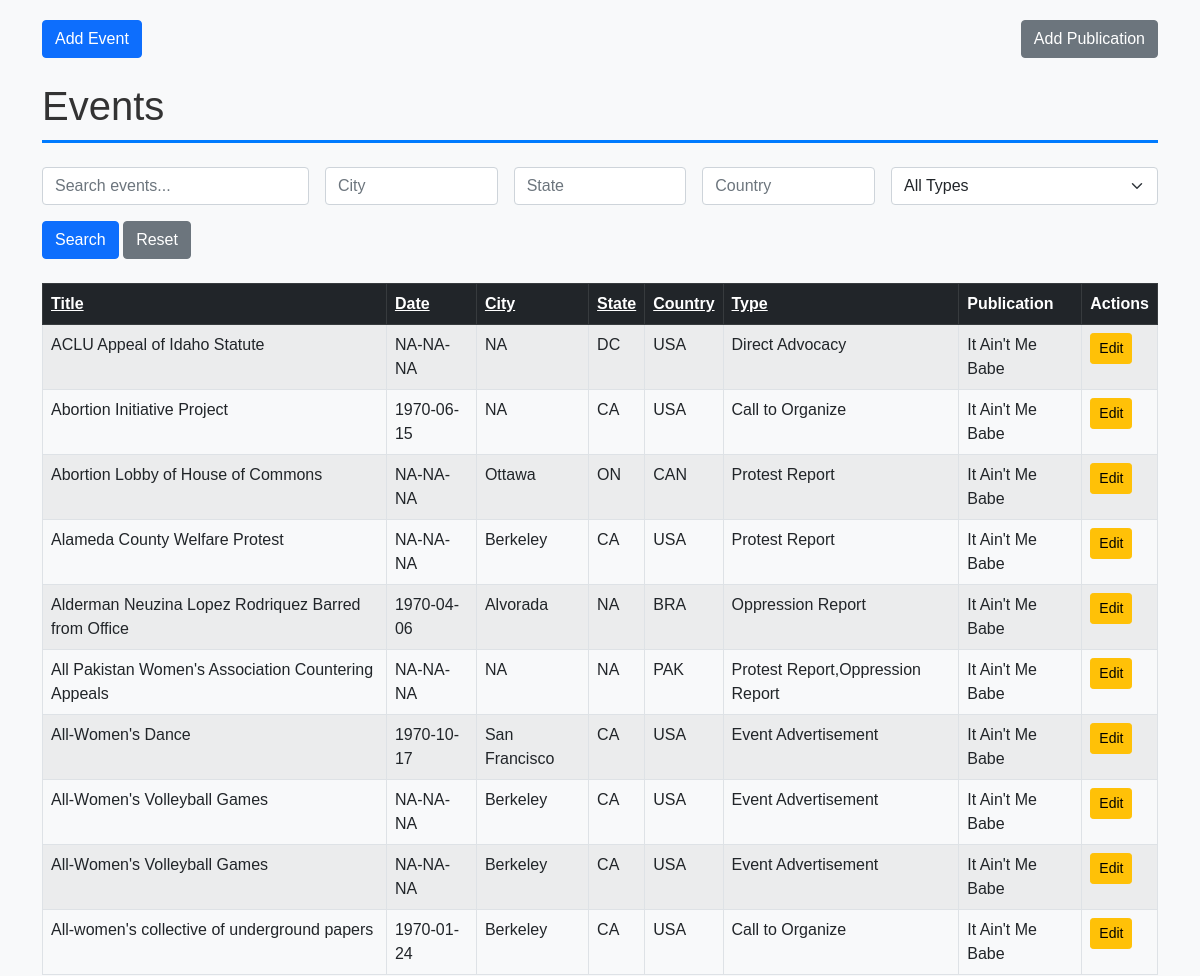
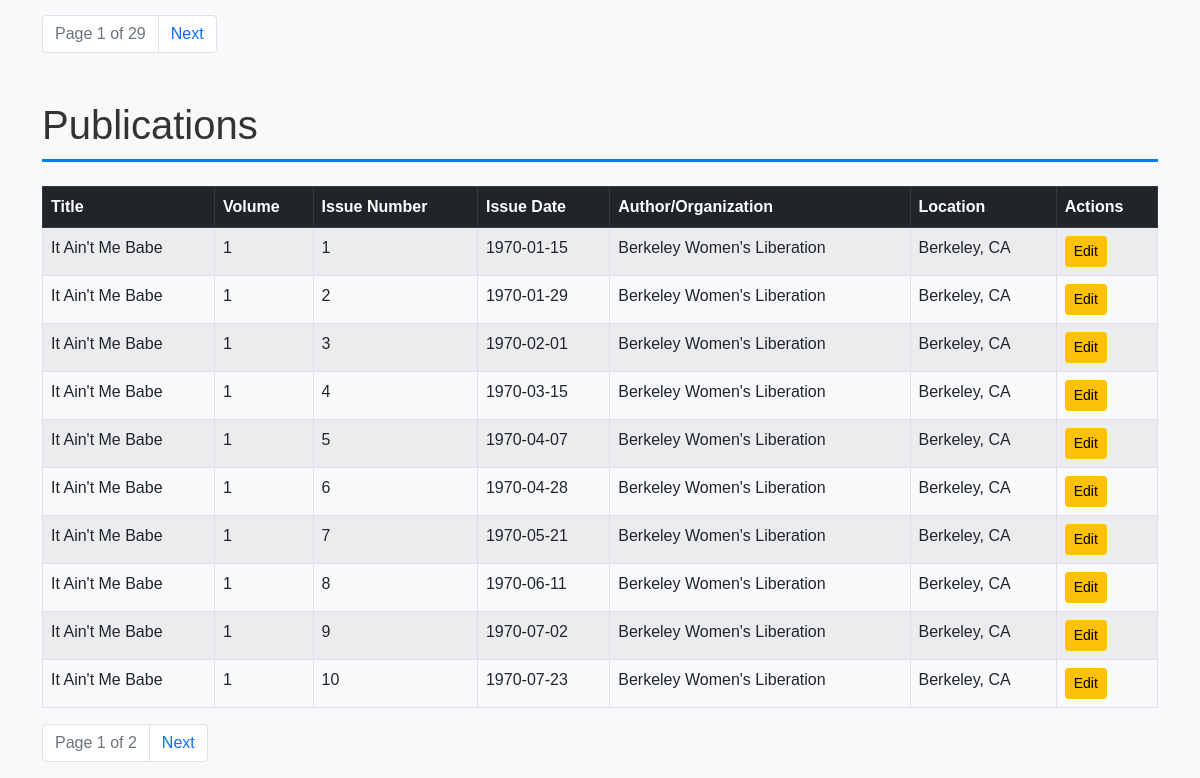
The page / on the database its author committed (2 pictures, top to bottom).
### tables this page shows
CREATE TABLE events (
    event_id INTEGER PRIMARY KEY AUTOINCREMENT, -- Unique ID for each event
    event_title TEXT NOT NULL,                  -- Title of the event
    event_date DATE,                            -- Date of the event
    description TEXT,                           -- Description of the event
    city TEXT,                                  -- City where the event occurred
    state TEXT,                                 -- State where the event occurred
    country TEXT,                               -- Country where the event occurred
    location TEXT,                              -- Specific location of the event (e.g., venue name)
    address TEXT,                               -- Street address of the event
    event_type TEXT,                            -- Type of event (e.g., conference, workshop)
    publication_id INTEGER,                     -- Foreign key to publications table
    source_publication TEXT,                    -- Source publication for the event if reprinted
    FOREIGN KEY (publication_id) REFERENCES publications (pub_id)
);

CREATE TABLE publications (
    pub_id INTEGER PRIMARY KEY AUTOINCREMENT, -- Unique ID for each publication
    pub_title TEXT NOT NULL,                 -- Title of the publication
    volume INTEGER NOT NULL,                 -- Volume number
    issue_number INTEGER NOT NULL,           -- Issue number within the volume
    issue_date DATE,                         -- Full issue date (year, month, day)
    volume_title TEXT,                       -- Title of the volume (if applicable)
    author_org TEXT,                         -- Author or organization responsible for the publication
    location TEXT                            -- Location associated with the publication
);

### DatabaseFlask/app.py (the view)
@app.route('/')
def index():
    search = request.args.get('search', '').strip()
    sort_events = request.args.get('sort_events', 'event_title')  # Default sort for events
    order_events = request.args.get('order_events', 'asc')  # Default order for events
    page_events = int(request.args.get('page_events', 1))  # Current page for events
    per_page = 10  # Number of rows per page
    offset_events = (page_events - 1) * per_page
    sort_publications = request.args.get('sort_publications', 'pub_title')  # Default sort for publications
    order_publications = request.args.get('order_publications', 'asc')  # Default order for publications
    page_publications = int(request.args.get('page_publications', 1))  # Current page for publications
    offset_publications = (page_publications - 1) * per_page
    conn = get_db_connection()
    events_query = f'''
        SELECT e.event_id, e.event_title, e.event_date, e.city, e.state, e.country, e.event_type,
               e.description, e.location, e.address, e.source_publication,
               p.pub_title AS publication_title
        FROM events e
        LEFT JOIN publications p ON e.publication_id = p.pub_id
        WHERE e.event_title LIKE ?
        ORDER BY {sort_events} {order_events.upper()}
        LIMIT ? OFFSET ?
    '''
    events = conn.execute(events_query, (f"%{search}%", per_page, offset_events)).fetchall()
    total_events_query = '''
        SELECT COUNT(*) FROM events WHERE event_title LIKE ?
    '''
    total_events = conn.execute(total_events_query, (f"%{search}%",)).fetchone()[0]
    publications_query = f'''
        SELECT pub_id, pub_title, volume, issue_number, issue_date, author_org, location
        FROM publications
        ORDER BY {sort_publications} {order_publications.upper()}
        LIMIT ? OFFSET ?
    '''
    publications = conn.execute(publications_query, (per_page, offset_publications)).fetchall()
    total_publications_query = '''
        SELECT COUNT(*) FROM publications
    '''
    total_publications = conn.execute(total_publications_query).fetchone()[0]
    conn.close()
    total_pages_events = (total_events + per_page - 1) // per_page  # Round up division
    total_pages_publications = (total_publications + per_page - 1) // per_page
    return render_template(
        'index.html',
        events=events,
        publications=publications,
        page_events=page_events,
        total_pages_events=total_pages_events,
        page_publications=page_publications,
        total_pages_publications=total_pages_publications,
        search=search,
        sort_events=sort_events,
        order_events=order_events,
        sort_publications=sort_publications,
        order_publications=order_publications
    )

### DatabaseFlask/app.py (called while the page is built)
def get_db_connection():
    conn = sqlite3.connect(DB_PATH)
    conn.row_factory = sqlite3.Row  # This allows us to access columns by name like row['title']
    return conn

### DatabaseFlask/templates/index.html (shortened to what this page needs)
{% extends "base.html" %}
{% block content %}
<div class="d-flex justify-content-between mb-4">
    <a href="{{ url_for('add_event') }}" class="btn btn-primary">Add Event</a>
    <a href="{{ url_for('add_publication') }}" class="btn btn-secondary">Add Publication</a>
</div>
<h1 class="mb-4">Events</h1>
<form method="GET" action="{{ url_for('index') }}" class="mb-4">
    <div class="row g-3">
        <div class="col-md-3">
            <input type="text" name="search" class="form-control" placeholder="Search events..." value="{{ search }}">
        </div>
        <div class="col-md-2">
            <input type="text" name="city" class="form-control" placeholder="City" value="{{ request.args.get('city', '') }}">
        </div>
        <div class="col-md-2">
            <input type="text" name="state" class="form-control" placeholder="State" value="{{ request.args.get('state', '') }}">
        </div>
        <div class="col-md-2">
            <input type="text" name="country" class="form-control" placeholder="Country" value="{{ request.args.get('country', '') }}">
        </div>
        <div class="col-md-3">
            <select name="event_type" class="form-select">
                <option value="">All Types</option>
            </select>
        </div>
    </div>
    <div class="mt-3">
        <button type="submit" class="btn btn-primary">Search</button>
        <a href="{{ url_for('index') }}" class="btn btn-secondary">Reset</a>
    </div>
</form>
<table class="table table-striped table-bordered">
    <thead class="table-dark">
        <tr>
            <th><a href="{{ url_for('index', sort_events='event_title', order_events='asc' if order_events == 'desc' else 'desc', page_events=page_events) }}" class="text-white">Title</a></th>
            <th><a href="{{ url_for('index', sort_events='event_date', order_events='asc' if order_events == 'desc' else 'desc', page_events=page_events) }}" class="text-white">Date</a></th>
            <th><a href="{{ url_for('index', sort_events='city', order_events='asc' if order_events == 'desc' else 'desc', page_events=page_events) }}" class="text-white">City</a></th>
            <th><a href="{{ url_for('index', sort_events='state', order_events='asc' if order_events == 'desc' else 'desc', page_events=page_events) }}" class="text-white">State</a></th>
            <th><a href="{{ url_for('index', sort_events='country', order_events='asc' if order_events == 'desc' else 'desc', page_events=page_events) }}" class="text-white">Country</a></th>
            <th><a href="{{ url_for('index', sort_events='event_type', order_events='asc' if order_events == 'desc' else 'desc', page_events=page_events) }}" class="text-white">Type</a></th>
            <th>Publication</th>
            <th>Actions</th>
        </tr>
    </thead>
    <tbody>
        {% for event in events %}
        <tr>
            <td>{{ event.event_title }}</td>
            <td>{{ event.event_date }}</td>
            <td>{{ event.city }}</td>
            <td>{{ event.state }}</td>
            <td>{{ event.country }}</td>
            <td>{{ event.event_type }}</td>
            <td>{{ event.publication_title }}</td>
            <td>
                <a href="{{ url_for('edit_record', record_type='event', record_id=event.event_id) }}" class="btn btn-sm btn-warning">Edit</a>
            </td>
        </tr>
        {% endfor %}
    </tbody>
</table>
<nav>
    <ul class="pagination">
        <li class="page-item disabled">
            <span class="page-link">Page {{ page_events }} of {{ total_pages_events }}</span>
        </li>
        {% if page_events < total_pages_events %}
        <li class="page-item">
            <a href="{{ url_for('index', page_events=page_events+1, sort_events=sort_events, order_events=order_events) }}" class="page-link">Next</a>
        </li>
        {% endif %}
    </ul>
</nav>
<h1 class="mt-5 mb-4">Publications</h1>
<table class="table table-striped table-bordered">
    <thead class="table-dark">
        <tr>
            <th>Title</th>
            <th>Volume</th>
            <th>Issue Number</th>
            <th>Issue Date</th>
            <th>Author/Organization</th>
            <th>Location</th>
            <th>Actions</th>
        </tr>
    </thead>
    <tbody>
        {% for publication in publications %}
        <tr>
            <td>{{ publication.pub_title }}</td>
            <td>{{ publication.volume }}</td>
            <td>{{ publication.issue_number }}</td>
            <td>{{ publication.issue_date }}</td>
            <td>{{ publication.author_org }}</td>
            <td>{{ publication.location }}</td>
            <td>
                <a href="{{ url_for('edit_record', record_type='publication', record_id=publication.pub_id) }}" class="btn btn-sm btn-warning">Edit</a>
            </td>
        </tr>
        {% endfor %}
    </tbody>
</table>
<nav>
    <ul class="pagination">
        <li class="page-item disabled">
            <span class="page-link">Page {{ page_publications }} of {{ total_pages_publications }}</span>
        </li>
        {% if page_publications < total_pages_publications %}
        <li class="page-item">
            <a href="{{ url_for('index', page_publications=page_publications+1, sort_publications=sort_publications, order_publications=order_publications) }}" class="page-link">Next</a>
        </li>
        {% endif %}
    </ul>
</nav>
{% endblock %}

### DatabaseFlask/templates/base.html (shortened to what this page needs)
<!DOCTYPE html>
<html lang="en">
<head>
    <link href="https://cdn.jsdelivr.net/npm/bootstrap@5.0.2/dist/css/bootstrap.min.css" rel="stylesheet">
</head>
<body>
    <div class="container">
        {% block content %}{% endblock %}
    </div>
</body>
</html>

### DatabaseFlask/templates/base.html (style rules this page uses)
body { font-family: Arial, sans-serif; background-color: #f8f9fa; }
.container { margin-top: 20px; }
h1 { color: #333; border-bottom: 3px solid #007bff; padding-bottom: 10px; }

### rows shown on the page
events: event_title "ACLU Appeal of Idaho Statute", event_date "NA-NA-NA", city "NA", state "DC", country "USA", event_type "Direct Advocacy", publication_title "It Ain't Me Babe"
events: event_title "Abortion Initiative Project", event_date "1970-06-15", city "NA", state "CA", country "USA", event_type "Call to Organize", publication_title "It Ain't Me Babe"
events: event_title "Abortion Lobby of House of Commons", event_date "NA-NA-NA", city "Ottawa", state "ON", country "CAN", event_type "Protest Report", publication_title "It Ain't Me Babe"
events: event_title "Alameda County Welfare Protest", event_date "NA-NA-NA", city "Berkeley", state "CA", country "USA", event_type "Protest Report", publication_title "It Ain't Me Babe"
events: event_title "Alderman Neuzina Lopez Rodriquez Barred from Office", event_date "1970-04-06", city "Alvorada", state "NA", country "BRA", event_type "Oppression Report", publication_title "It Ain't Me Babe"
events: event_title "All Pakistan Women's Association Countering Appeals", event_date "NA-NA-NA", city "NA", state "NA", country "PAK", event_type "Protest Report,Oppression Report", publication_title "It Ain't Me Babe"
events: event_title "All-Women's Dance", event_date "1970-10-17", city "San Francisco", state "CA", country "USA", event_type "Event Advertisement", publication_title "It Ain't Me Babe"
events: event_title "All-Women's Volleyball Games", event_date "NA-NA-NA", city "Berkeley", state "CA", country "USA", event_type "Event Advertisement", publication_title "It Ain't Me Babe"
events: event_title "All-Women's Volleyball Games", event_date "NA-NA-NA", city "Berkeley", state "CA", country "USA", event_type "Event Advertisement", publication_title "It Ain't Me Babe"
events: event_title "All-women's collective of underground papers", event_date "1970-01-24", city "Berkeley", state "CA", country "USA", event_type "Call to Organize", publication_title "It Ain't Me Babe"
publications: pub_title "It Ain't Me Babe", volume "1", issue_number "1", issue_date "1970-01-15", author_org "Berkeley Women's Liberation", location "Berkeley, CA"
publications: pub_title "It Ain't Me Babe", volume "1", issue_number "2", issue_date "1970-01-29", author_org "Berkeley Women's Liberation", location "Berkeley, CA"
publications: pub_title "It Ain't Me Babe", volume "1", issue_number "3", issue_date "1970-02-01", author_org "Berkeley Women's Liberation", location "Berkeley, CA"
publications: pub_title "It Ain't Me Babe", volume "1", issue_number "4", issue_date "1970-03-15", author_org "Berkeley Women's Liberation", location "Berkeley, CA"
publications: pub_title "It Ain't Me Babe", volume "1", issue_number "5", issue_date "1970-04-07", author_org "Berkeley Women's Liberation", location "Berkeley, CA"
publications: pub_title "It Ain't Me Babe", volume "1", issue_number "6", issue_date "1970-04-28", author_org "Berkeley Women's Liberation", location "Berkeley, CA"
publications: pub_title "It Ain't Me Babe", volume "1", issue_number "7", issue_date "1970-05-21", author_org "Berkeley Women's Liberation", location "Berkeley, CA"
publications: pub_title "It Ain't Me Babe", volume "1", issue_number "8", issue_date "1970-06-11", author_org "Berkeley Women's Liberation", location "Berkeley, CA"
publications: pub_title "It Ain't Me Babe", volume "1", issue_number "9", issue_date "1970-07-02", author_org "Berkeley Women's Liberation", location "Berkeley, CA"
publications: pub_title "It Ain't Me Babe", volume "1", issue_number "10", issue_date "1970-07-23", author_org "Berkeley Women's Liberation", location "Berkeley, CA"

### other values the page prints
{{ page_events }} "1"
{{ total_pages_events }} "29"
{{ page_publications }} "1"
{{ total_pages_publications }} "2"
